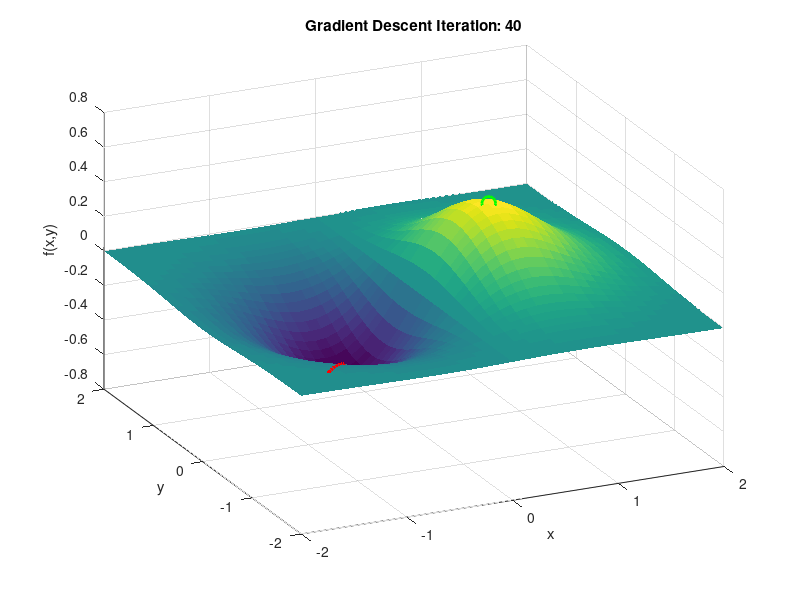

This chart was generated by the following MATLAB code:
% Gradient Descent Visualization in 3D
clear; clc; close all;

% The objective
f = @(x, y) x .* exp(-x.^2 - y.^2);
grad = @(x, y) [(1 - 2*x.^2) .* exp(-x.^2 - y.^2);
                -2*x.*y .* exp(-x.^2 - y.^2)];

% Set parameters
alpha_init = 1;       % initial step size
beta = 0.5;           % step size shrink factor
c = 1e-4;             % Armijo condition constant
max_iter = 50;
tol = 1e-6;
x0 = [-1.5; -1.5];     % Starting point[-1.5; 1.5];[1.5; -1.5];

% Create grid for plotting the surface
[xg, yg] = meshgrid(-2:0.1:2, -2:0.1:2);
zg = f(xg, yg);

% Initialize position
x = x0;
history = x;
tic;

% Run gradient descent
for i = 1:max_iter
    g = grad(x(1), x(2));
    d = -g;  % Descent direction
    alpha = alpha_init;
    
    % Backtracking line search (Armijo rule)
    while f(x(1) + alpha*d(1), x(2) + alpha*d(2)) > f(x(1), x(2)) + c*alpha*(g'*d)
        alpha = beta * alpha;
    end
    
    x = x + alpha * d;
    history(:, end+1) = x;
    if norm(g) < tol
    disp(['Converged at iteration ', num2str(i)]);
    break;
    end
end
elapsed_time = toc;
fprintf('final obj val: %2.6e\n', f(history(1,end), history(2,end)));
fprintf('elapsed time: %2.6f s\n', elapsed_time);


% Plotting and movie setup
figure;
axis tight manual
set(gca,'nextplot','replacechildren');
% v = VideoWriter('gradient_descent_demo.avi'); 
% open(v);

for k = 1:size(history, 2)
    surf(xg, yg, zg, 'EdgeColor', 'none');
    hold on;
    plot3(history(1,1:k), history(2,1:k), f(history(1,1:k), history(2,1:k)), 'r.-', 'LineWidth', 2, 'MarkerSize', 10);
    plot3(1/sqrt(2),0, f(1/sqrt(2),0), 'go', 'MarkerSize', 10, 'LineWidth', 2); % True minimum
    title(['Gradient Descent Iteration: ', num2str(k)]);
    xlabel('x'); ylabel('y'); zlabel('f(x,y)');
    view(-25, 30);
    drawnow;
    
    % Write frame to video
    frame = getframe(gcf);
%     writeVideo(v, frame);
    
    hold off;
end

% close(v);

% [EOF]
